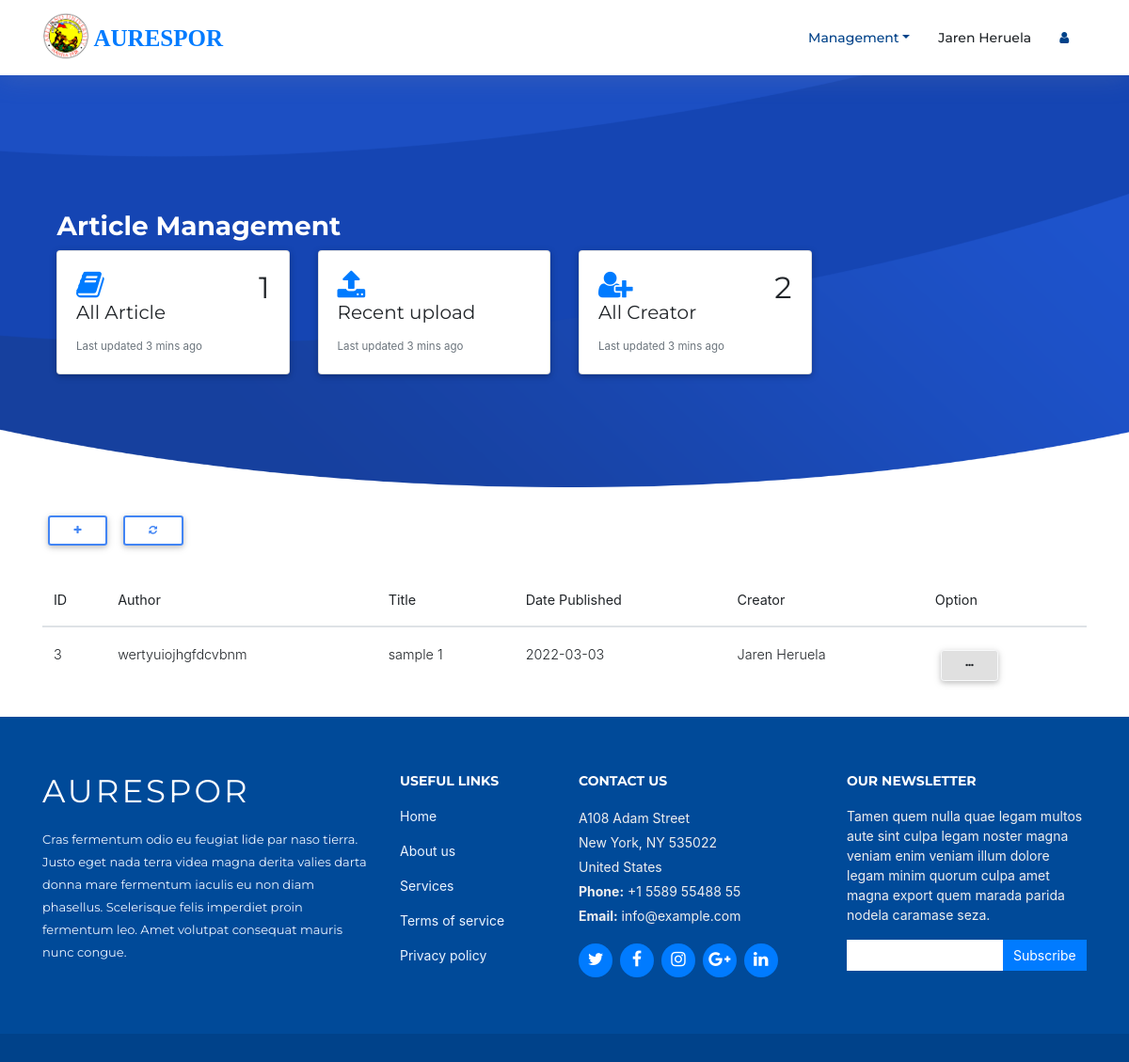
The app's page /admin/journal/article.php (signed in), older data.
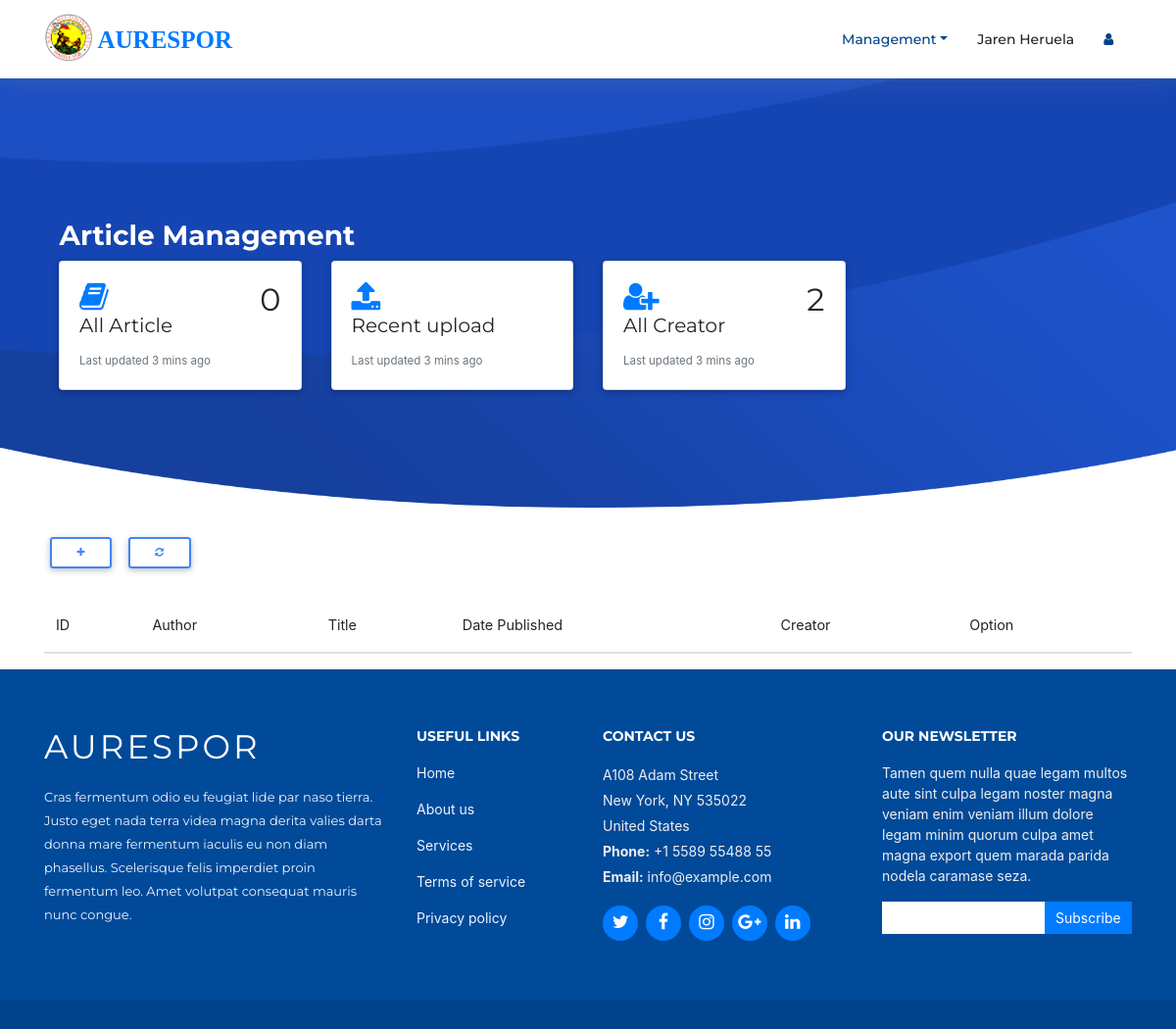
The same page, newer data.
### tables this page shows
CREATE TABLE `tblarticle` (
  `id` int(100) NOT NULL,
  `title` varchar(200) NOT NULL,
  `description` longtext NOT NULL,
  `author` varchar(100) NOT NULL,
  `date_pub` varchar(20) NOT NULL,
  `created_by` varchar(100) NOT NULL,
  `tagging` varchar(100) NOT NULL,
  `status` varchar(10) NOT NULL
);

CREATE TABLE `tblaccount` (
  `id` int(100) NOT NULL,
  `name` varchar(200) NOT NULL,
  `email` varchar(200) NOT NULL,
  `pass` varchar(200) NOT NULL,
  `status` varchar(20) NOT NULL,
  `ucategory` varchar(20) NOT NULL,
  `au_member` varchar(20) NOT NULL,
  `subcribe` varchar(20) NOT NULL,
  `datesub_start` varchar(20) NOT NULL,
  `datesub_end` varchar(20) NOT NULL
);

### admin/article/functions/DB.func.php (called while the page is built, shortened)
<?php
function get_users($connect){
	$sql = "SELECT * FROM tblaccount ORDER BY id ASC";
	$result = $connect->query($sql);
	if ($result->num_rows > 0) {
		return $result;
	}
}
function get_user_data($connect,$id){
	$sql = "SELECT * FROM tblaccount WHERE id=$id";
	$result = $connect->query($sql);
	if ($result->num_rows > 0) {
		return $result->fetch_assoc();
	}
}
function get_articles($connect){
	$sql = "SELECT * FROM tblarticle";
	$result = $connect->query($sql);
		return $result;
}

### admin/journal/article.php (the view, shortened to what the changed rows need)
<?php
include "/xampp/htdocs/CustomLandingPage/admin/article/inc/header.php";
?>
<link rel="stylesheet" href="../../resource/css/style.css">;
<link rel="stylesheet" href="../../resource/css/bootstrap.min.css">;
<section id="intro" class="clearfix">
  <div class="container">
    <div class="card-group">
          <div class="col-md-3 col-sm-5">
            <div class="card">
              <div class="card-body">
                <i class="fa fa-book fa-2x " style="color:#007bff"></i><h2 class="float-right"><?php echo get_articles($connect)->num_rows;?></h2>
                 <h5 class="card-title">All Article</h5>
                <p class="card-text"><small class="text-muted">Last updated 3 mins ago</small></p>
              </div>
            </div>
          </div>
          <div class="col-md-3 col-sm-5">
            <div class="card">
              <div class="card-body">
               <i class="fa fa-user-plus fa-2x" style="color:#007bff"></i><h2 class="float-right"><?php echo get_users($connect)->num_rows;?></h2>
              </div>
            </div>
          </div>
      </div>
    </div>
</section>
<div class="container">
<br/>
<br/>
<?php
$sql = "SELECT * FROM tblarticle";
$result = $connect->query($sql);
?>
<div class="table-responsive-lg">
 <table id="article" class="table table-hover">
   <thead>
     <tr>
       <th scope="col">ID</th>
       <th scope="col">Author</th>
       <th scope="col">Title</th>
       <th scope="col">Date Published</th>
       <th scope="col">Creator</th>
       <th scope="col" align="center">Option</th>
     </tr>
   </thead>
   <tbody>
     <?php
     $result = get_articles($connect);
     if ($result->num_rows>0) {
     while ($data = mysqli_fetch_array($result)) {
       ?>
       <tr>
         <td><?php echo $data['id']?></td>
         <td><a href="article_backend.php?id=<?php echo $data['id']?>&ref=article"><?php echo $data['author']?></a></td>
         <td><?php echo $data['title']?></a></td>
         <td><?php echo date("Y-m-d",strtotime($data['date_pub']));?></td>
         <td><?php
         $user = get_user_data($connect,$data['created_by']);
         echo $user['name'];
         ?>
       </td>
       <td ><div class="dropdown">
         <button class="btn btn-light btn-sm" type="button" id="option" data-toggle="dropdown" aria-haspopup="true" aria-expanded="false">
           <i class="fa fa-ellipsis-h"></i>
         </button>
       </div>
     </td>
   </tr>
   <?php
 }
}
 ?>
</tbody>
</table>
</div>
</div>

Row changes from the older to the newer data that the page shows:
removed tblarticle: id "3", author "wertyuiojhgfdcvbnm", title "sample 1", date_pub "2022-03-03", tblaccount.name "Jaren Heruela"
Text that changed along with them:
get_articles($connect)->num_rows: "1" → "0"
